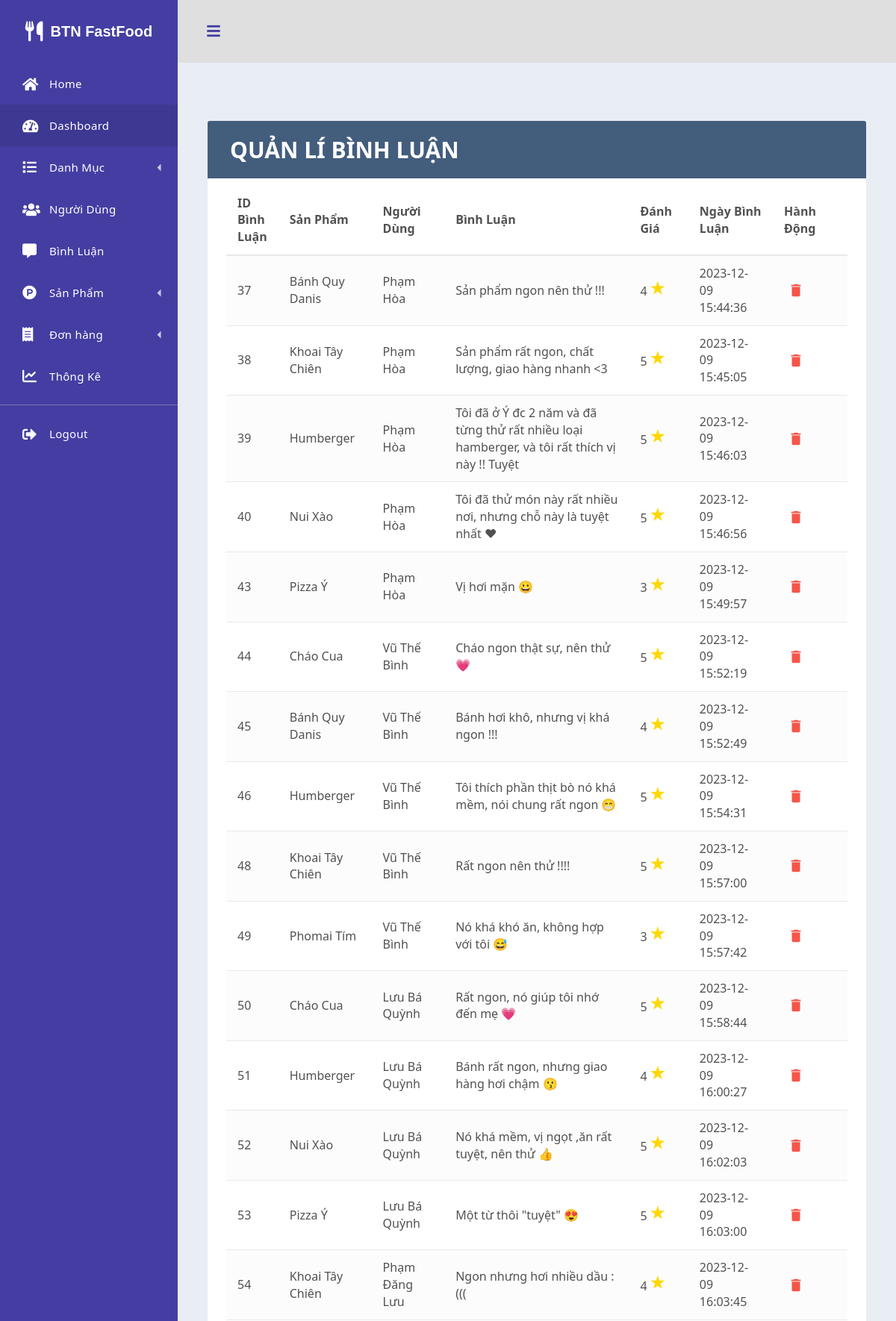
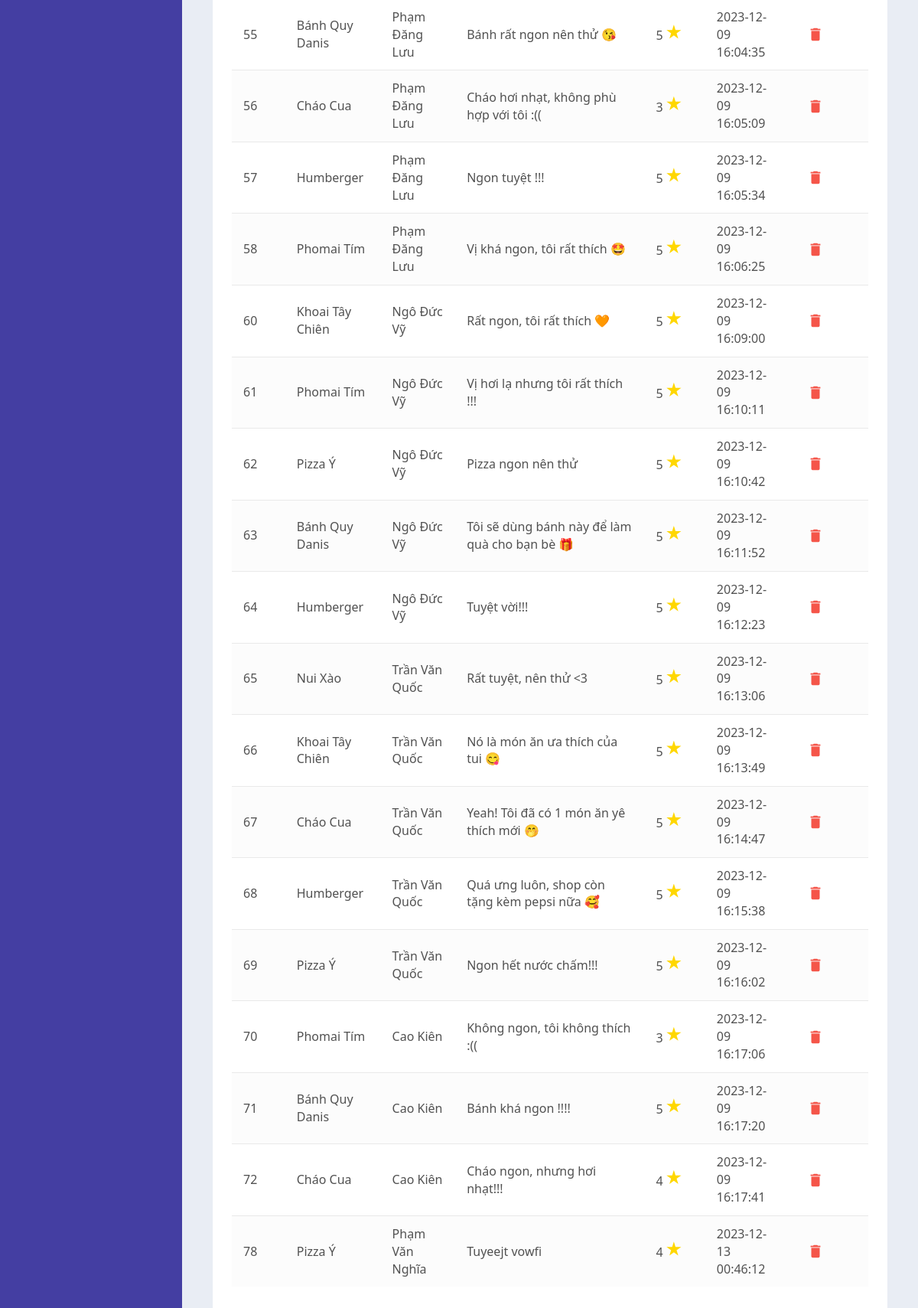
Screenshot of /Controller/index-admin.php?request=reviews with the database file from the repository (2 pictures, top to bottom).
### tables this page shows
CREATE TABLE `reviews` (
  `id_review` int(11) NOT NULL,
  `id_products` int(11) NOT NULL,
  `id_user` int(11) NOT NULL,
  `comment` text NOT NULL,
  `rating` int(11) NOT NULL,
  `Created_at` timestamp NOT NULL DEFAULT current_timestamp()
);

CREATE TABLE `products` (
  `id_products` int(11) NOT NULL,
  `id_categories` int(11) DEFAULT NULL,
  `name_products` varchar(225) DEFAULT NULL,
  `images` varchar(225) DEFAULT NULL,
  `original_price` int(11) DEFAULT NULL,
  `date_created` timestamp NOT NULL DEFAULT current_timestamp() ON UPDATE current_timestamp(),
  `description` varchar(225) NOT NULL
);

CREATE TABLE `user` (
  `id_user` int(11) NOT NULL,
  `email` varchar(225) DEFAULT NULL,
  `password` varchar(225) DEFAULT NULL,
  `full_name` varchar(225) DEFAULT NULL,
  `date_created` timestamp NOT NULL DEFAULT current_timestamp() ON UPDATE current_timestamp(),
  `role` tinyint(1) DEFAULT 0
);

### Model/pdo.php (called while the page is built, shortened)
<?php
function pdo_get_connection(){
    $dburl = "mysql:host=localhost;dbname=nhom_9;charset=utf8";
    $username = 'root';
    $password = '';
    $conn = new PDO($dburl, $username, $password);
    $conn->setAttribute(PDO::ATTR_ERRMODE, PDO::ERRMODE_EXCEPTION);
    return $conn;
}
function pdo_query($sql){
    $sql_args = array_slice(func_get_args(), 1);
    try{
        $conn = pdo_get_connection();
        $stmt = $conn->prepare($sql);
        $stmt->execute($sql_args);
        $rows = $stmt->fetchAll();
        return $rows;
    }
    catch(PDOException $e){
        throw $e;
    }
    finally{
        unset($conn);
    }
}

### Model/action-reviews.php (called while the page is built, shortened)
<?php
    function Load_All_Data_Reviews(){
        $sql = "SELECT reviews.id_review,products.name_products, user.full_name ,reviews.comment, reviews.rating , reviews.Created_at FROM `reviews` LEFT JOIN user ON reviews.id_user = user.id_user LEFT JOIN products ON reviews.id_products = products.id_products ";
        $list_comment = pdo_query($sql);
        return $list_comment;
    }
?>

### View/Admin/reviews.php (the view, shortened to what this page needs)
<div class='dashboard-app'>
        <header class='dashboard-toolbar'><a href="#!" class="menu-toggle"><i class="fas fa-bars"></i></a></header>
        <div class='dashboard-content'>
            <div class="container">
<div class="table-wrapper">
                <div class="table-title">
                <div class="row ">
                    <div class="col-sm-6">
                    <b style = "font-size:30px">QUẢN LÍ BÌNH LUẬN</b>
                    </div>
                </div>
                </div>
                <table class="table table-striped table-hover">
                <thead>
                    <tr>
                    <th>ID Bình Luận</th>
                    <th>Sản Phẩm</th>
                    <th>Người Dùng</th>
                    <th>Bình Luận</th>
                    <th>Đánh Giá</th>
                    <th>Ngày Bình Luận</th>
                    <th>Hành Động</th>
                    </tr>
                </thead>
                <tbody>
                    <?php foreach ($list_reviews as $value): extract($value)?>
                                <tr>
                                                    <td><?=$id_review?></td>
                                                    <td><?=$name_products?></td>
                                                    <td><?=$full_name?></td>
                                                    <td><?=$comment?></td>
                                                    <td><?=$rating?> <span style="display: inline-block; width: 20px; height: 20px; background-color: #ffd700; clip-path: polygon(50% 0%, 61% 35%, 98% 35%, 68% 57%, 79% 91%, 50% 70%, 21% 91%, 32% 57%, 2% 35%, 39% 35%);
   "></span></td>
                                                    <td><?=$Created_at?></td>
                                                    <td>
                                                        <a href="../../../Dự_án_1/Controller/index-admin.php?request=delete_reviews&&id=<?=$id_review?>" onclick = "return confirm('Bạn có muốn xóa không?')" class="delete" data-toggle="modal">
                                                            <i class="material-icons"  data-toggle="tooltip" title="Delete">&#xE872;</i>
                                                        </a>
                                                    </td>
                                                </tr>
                    <?php endforeach ?>
                </tbody>
                </table>
            </div>
            </div>
</div>
            </div>
        </div>
</body>
</html>

### View/css/table_categories.css (style rules this page uses)
.table-wrapper { background: #fff; padding: 20px 25px; margin: 30px 0; border-radius: 3px; box-shadow: 0 1px 1px rgba(0, 0, 0, 0.05); }
.table-title { padding-bottom: 15px; background: #435d7d; color: #fff; padding: 16px 30px; margin: -20px -25px 10px; border-radius: 3px 3px 0 0; }
table.table tr th, table.table tr td { border-color: #e9e9e9; padding: 12px 15px; vertical-align: middle; }
table.table tr th:first-child { width: 60px; }
table.table tr th:last-child { width: 100px; }
table.table-striped tbody tr:nth-of-type(odd) { background-color: #fcfcfc; }
table.table td:last-child i { opacity: 0.9; font-size: 22px; margin: 0 5px; }
table.table td a { font-weight: bold; color: #566787; display: inline-block; text-decoration: none; outline: none !important; }
table.table td a.delete { color: #f44336; }
table.table td i { font-size: 19px; }

### View/css/admin.css (style rules this page uses)
:root { --font-family-sans-serif: "Open Sans", -apple-system, BlinkMacSystemFont, "Segoe UI", Roboto, "Helvetica Neue", Arial, sans-serif, "Apple Color Emoji", "Segoe UI Emoji", "Segoe UI Symbol", "Noto Color Emoji"; }
*, *::before, *::after { -webkit-box-sizing: border-box; box-sizing: border-box; }
html { font-family: sans-serif; line-height: 1.15; -webkit-text-size-adjust: 100%; -webkit-tap-highlight-color: rgba(0, 0, 0, 0); }
body { margin: 0; font-family: "Open Sans", -apple-system, BlinkMacSystemFont, "Segoe UI", Roboto, "Helvetica Neue", Arial, sans-serif, "Apple Color Emoji", "Segoe UI Emoji", "Segoe UI Symbol", "Noto Color Emoji"; font-size: 1.5rem; font-weight: 400; line-height: 1.5; color: #515151; text-align: left; background-color: #e9edf4; }
a { color: #3f84fc; text-decoration: none; background-color: transparent; }
.dashboard-app { display: -webkit-box; display: -webkit-flex; display: -ms-flexbox; display: flex; -webkit-box-orient: vertical; -webkit-box-direction: normal; -webkit-flex-direction: column; -ms-flex-direction: column; flex-direction: column; -webkit-box-flex: 2; -webkit-flex-grow: 2; -ms-flex-positive: 2; flex-grow: 2; margin-top: 84px; }
.dashboard-content { -webkit-box-flex: 2; -webkit-flex-grow: 2; -ms-flex-positive: 2; flex-grow: 2; padding: 25px; }
.menu-toggle { position: relative; width: 42px; height: 42px; display: -webkit-box; display: -webkit-flex; display: -ms-flexbox; display: flex; -webkit-box-align: center; -webkit-align-items: center; -ms-flex-align: center; align-items: center; -webkit-box-pack: center; -webkit-justify-content: center; -ms-flex-pack: center; justify-content: center; color: #443ea2; }
.menu-toggle i { font-size: 20px; }
.dashboard-toolbar { min-height: 84px; background-color: #dfdfdf; display: -webkit-box; display: -webkit-flex; display: -ms-flexbox; display: flex; -webkit-box-align: center; -webkit-align-items: center; -ms-flex-align: center; align-items: center; padding: 8px 27px; position: fixed; top: 0; right: 0; left: 0; z-index: 1000; }
@media (min-width: 992px) { .dashboard-app { margin-left: 238px; } }
@media (min-width: 992px) { .dashboard-toolbar { left: 238px; } }

### rows the page displays
reviews: id_review "37", id_products.name_products "Bánh Quy Danis", id_user.full_name "Phạm Hòa", comment "Sản phẩm ngon nên thử !!!", rating "4", Created_at "2023-12-09 15:44:36"
reviews: id_review "38", id_products.name_products "Khoai Tây Chiên", id_user.full_name "Phạm Hòa", comment "Sản phẩm rất ngon, chất lượng, giao hàng nhanh <3", rating "5", Created_at "2023-12-09 15:45:05"
reviews: id_review "39", id_products.name_products "Humberger", id_user.full_name "Phạm Hòa", comment "Tôi đã ở Ý đc 2 năm và đã từng thử rất nhiều loại hamberger, và tôi rất thích vị này !! Tuyệt", rating "5", Created_at "2023-12-09 15:46:03"
reviews: id_review "40", id_products.name_products "Nui Xào", id_user.full_name "Phạm Hòa", comment "Tôi đã thử món này rất nhiều nơi, nhưng chỗ này là tuyệt nhất ❤", rating "5", Created_at "2023-12-09 15:46:56"
reviews: id_review "43", id_products.name_products "Pizza Ý", id_user.full_name "Phạm Hòa", comment "Vị hơi mặn 😀", rating "3", Created_at "2023-12-09 15:49:57"
reviews: id_review "44", id_products.name_products "Cháo Cua", id_user.full_name "Vũ Thế Bình", comment "Cháo ngon thật sự, nên thử 💗", rating "5", Created_at "2023-12-09 15:52:19"
reviews: id_review "45", id_products.name_products "Bánh Quy Danis", id_user.full_name "Vũ Thế Bình", comment "Bánh hơi khô, nhưng vị khá ngon !!!", rating "4", Created_at "2023-12-09 15:52:49"
reviews: id_review "46", id_products.name_products "Humberger", id_user.full_name "Vũ Thế Bình", comment "Tôi thích phần thịt bò nó khá mềm, nói chung rất ngon 😁", rating "5", Created_at "2023-12-09 15:54:31"
reviews: id_review "48", id_products.name_products "Khoai Tây Chiên", id_user.full_name "Vũ Thế Bình", comment "Rất ngon nên thử !!!!", rating "5", Created_at "2023-12-09 15:57:00"
reviews: id_review "49", id_products.name_products "Phomai Tím", id_user.full_name "Vũ Thế Bình", comment "Nó khá khó ăn, không hợp với tôi 😅", rating "3", Created_at "2023-12-09 15:57:42"
reviews: id_review "50", id_products.name_products "Cháo Cua", id_user.full_name "Lưu Bá Quỳnh", comment "Rất ngon, nó giúp tôi nhớ đến mẹ 💗", rating "5", Created_at "2023-12-09 15:58:44"
reviews: id_review "51", id_products.name_products "Humberger", id_user.full_name "Lưu Bá Quỳnh", comment "Bánh rất ngon, nhưng giao hàng hơi chậm 😗", rating "4", Created_at "2023-12-09 16:00:27"
reviews: id_review "52", id_products.name_products "Nui Xào", id_user.full_name "Lưu Bá Quỳnh", comment "Nó khá mềm, vị ngọt ,ăn rất tuyệt, nên thử 👍", rating "5", Created_at "2023-12-09 16:02:03"
reviews: id_review "53", id_products.name_products "Pizza Ý", id_user.full_name "Lưu Bá Quỳnh", comment "Một từ thôi \"tuyệt\" 😍", rating "5", Created_at "2023-12-09 16:03:00"
reviews: id_review "54", id_products.name_products "Khoai Tây Chiên", id_user.full_name "Phạm Đăng Lưu", comment "Ngon nhưng hơi nhiều dầu :(((", rating "4", Created_at "2023-12-09 16:03:45"
reviews: id_review "55", id_products.name_products "Bánh Quy Danis", id_user.full_name "Phạm Đăng Lưu", comment "Bánh rất ngon nên thử 😘", rating "5", Created_at "2023-12-09 16:04:35"
reviews: id_review "56", id_products.name_products "Cháo Cua", id_user.full_name "Phạm Đăng Lưu", comment "Cháo hơi nhạt, không phù hợp với tôi :((", rating "3", Created_at "2023-12-09 16:05:09"
reviews: id_review "57", id_products.name_products "Humberger", id_user.full_name "Phạm Đăng Lưu", comment "Ngon tuyệt !!!", rating "5", Created_at "2023-12-09 16:05:34"
reviews: id_review "58", id_products.name_products "Phomai Tím", id_user.full_name "Phạm Đăng Lưu", comment "Vị khá ngon, tôi rất thích 🤩", rating "5", Created_at "2023-12-09 16:06:25"
reviews: id_review "60", id_products.name_products "Khoai Tây Chiên", id_user.full_name "Ngô Đức Vỹ", comment "Rất ngon, tôi rất thích 🧡", rating "5", Created_at "2023-12-09 16:09:00"
reviews: id_review "61", id_products.name_products "Phomai Tím", id_user.full_name "Ngô Đức Vỹ", comment "Vị hơi lạ nhưng tôi rất thích !!!", rating "5", Created_at "2023-12-09 16:10:11"
reviews: id_review "62", id_products.name_products "Pizza Ý", id_user.full_name "Ngô Đức Vỹ", comment "Pizza ngon nên thử", rating "5", Created_at "2023-12-09 16:10:42"
reviews: id_review "63", id_products.name_products "Bánh Quy Danis", id_user.full_name "Ngô Đức Vỹ", comment "Tôi sẽ dùng bánh này để làm quà cho bạn bè 🎁", rating "5", Created_at "2023-12-09 16:11:52"
reviews: id_review "64", id_products.name_products "Humberger", id_user.full_name "Ngô Đức Vỹ", comment "Tuyệt vời!!!", rating "5", Created_at "2023-12-09 16:12:23"
reviews: id_review "65", id_products.name_products "Nui Xào", id_user.full_name "Trần Văn Quốc", comment "Rất tuyệt, nên thử <3", rating "5", Created_at "2023-12-09 16:13:06"
reviews: id_review "66", id_products.name_products "Khoai Tây Chiên", id_user.full_name "Trần Văn Quốc", comment "Nó là món ăn ưa thích của tui 😋", rating "5", Created_at "2023-12-09 16:13:49"
reviews: id_review "67", id_products.name_products "Cháo Cua", id_user.full_name "Trần Văn Quốc", comment "Yeah! Tôi đã có 1 món ăn yê thích mới 🤭", rating "5", Created_at "2023-12-09 16:14:47"
reviews: id_review "68", id_products.name_products "Humberger", id_user.full_name "Trần Văn Quốc", comment "Quá ưng luôn, shop còn tặng kèm pepsi nữa 🥰", rating "5", Created_at "2023-12-09 16:15:38"
reviews: id_review "69", id_products.name_products "Pizza Ý", id_user.full_name "Trần Văn Quốc", comment "Ngon hết nước chấm!!!", rating "5", Created_at "2023-12-09 16:16:02"
reviews: id_review "70", id_products.name_products "Phomai Tím", id_user.full_name "Cao Kiên", comment "Không ngon, tôi không thích :((", rating "3", Created_at "2023-12-09 16:17:06"
reviews: id_review "71", id_products.name_products "Bánh Quy Danis", id_user.full_name "Cao Kiên", comment "Bánh khá ngon !!!!", rating "5", Created_at "2023-12-09 16:17:20"
reviews: id_review "72", id_products.name_products "Cháo Cua", id_user.full_name "Cao Kiên", comment "Cháo ngon, nhưng hơi nhạt!!!", rating "4", Created_at "2023-12-09 16:17:41"
reviews: id_review "78", id_products.name_products "Pizza Ý", id_user.full_name "Phạm Văn Nghĩa", comment "Tuyeejt vowfi", rating "4", Created_at "2023-12-13 00:46:12"
